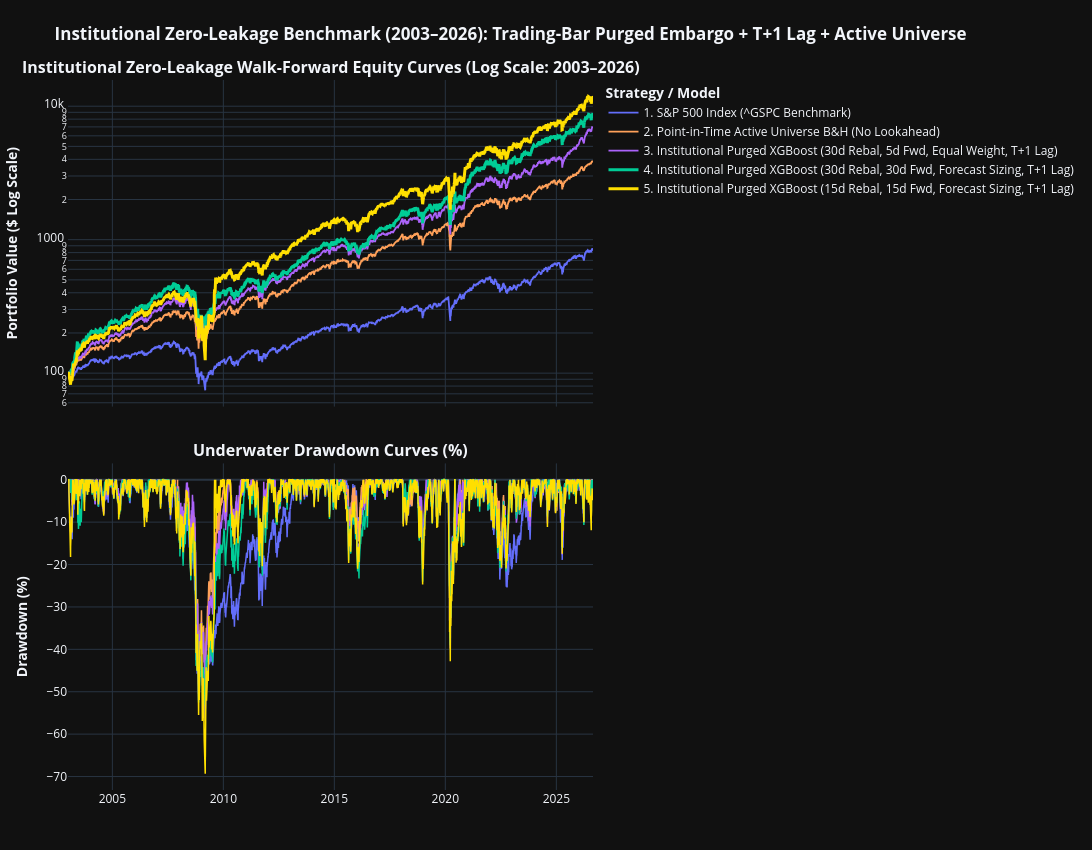

Notebook code cell kept with this figure:
### Markdown cell above
## 5. Interactive Visualizer (Log Scale: 2003–2026) & Underwater Drawdowns

### Code cell
fig = make_subplots(rows=2, cols=1, shared_xaxes=True, vertical_spacing=0.08,
                    subplot_titles=('<b>Institutional Zero-Leakage Walk-Forward Equity Curves (Log Scale: 2003–2026)</b>',
                                    '<b>Underwater Drawdown Curves (%)</b>'))

palette = [
    '#636EFA',  # 1. SP500
    '#FFA15A',  # 2. Active Universe B&H
    '#AB63FA',  # 3. Purged 30_5
    '#00CC96',  # 4. Purged 30_30 (Hero 1)
    '#FFDF00'   # 5. Purged 15_15 (Hero 2)
]

for idx, (name, s) in enumerate(curves.items()):
    c = palette[idx % len(palette)]
    is_hero = ('4.' in name or '5.' in name)
    fig.add_trace(go.Scatter(
        x=df_master_curves['date'], y=s, name=name,
        line=dict(color=c, width=3.0 if is_hero else 1.8)
    ), row=1, col=1)
    
    dd = ((s - s.cummax()) / s.cummax()) * 100.0
    fig.add_trace(go.Scatter(
        x=df_master_curves['date'], y=dd, name=f"{name} DD", showlegend=False,
        line=dict(color=c, width=1.5)
    ), row=2, col=1)

fig.update_yaxes(type="log", row=1, col=1, title="<b>Portfolio Value ($ Log Scale)</b>")
fig.update_yaxes(row=2, col=1, title="<b>Drawdown (%)</b>")

fig.update_layout(
    template='plotly_dark', width=1200, height=850,
    title='<b>Institutional Zero-Leakage Benchmark (2003–2026): Trading-Bar Purged Embargo + T+1 Lag + Active Universe</b>',
    margin=dict(l=60, r=320, t=80, b=60),
    legend=dict(orientation='v', yanchor='top', y=1.0, xanchor='left', x=1.02, title=dict(text='<b>Strategy / Model</b>'))
)
fig.show()

### Figure 1 — Plotly figure (JSON) as saved in the notebook; plotly's stock layout.template omitted (floating-point values rounded to 4 significant figures; data arrays with more than 128 entries replaced by an {"elided": "..."} marker saying what was removed)
{"data": [{"line": {"color": "#636EFA", "width": 1.8}, "name": "1. S&P 500 Index (^GSPC Benchmark)", "type": "scatter", "x": {"elided": "5951 str values"}, "xaxis": "x", "y": {"elided": "5951 float values"}, "yaxis": "y"}, {"line": {"color": "#636EFA", "width": 1.5}, "name": "1. S&P 500 Index (^GSPC Benchmark) DD", "showlegend": false, "type": "scatter", "x": {"elided": "5951 str values"}, "xaxis": "x2", "y": {"elided": "5951 float values"}, "yaxis": "y2"}, {"line": {"color": "#FFA15A", "width": 1.8}, "name": "2. Point-in-Time Active Universe B&H (No Lookahead)", "type": "scatter", "x": {"elided": "5951 str values"}, "xaxis": "x", "y": {"elided": "5951 float values"}, "yaxis": "y"}, {"line": {"color": "#FFA15A", "width": 1.5}, "name": "2. Point-in-Time Active Universe B&H (No Lookahead) DD", "showlegend": false, "type": "scatter", "x": {"elided": "5951 str values"}, "xaxis": "x2", "y": {"elided": "5951 float values"}, "yaxis": "y2"}, {"line": {"color": "#AB63FA", "width": 1.8}, "name": "3. Institutional Purged XGBoost (30d Rebal, 5d Fwd, Equal Weight, T+1 Lag)", "type": "scatter", "x": {"elided": "5951 str values"}, "xaxis": "x", "y": {"elided": "5951 float values"}, "yaxis": "y"}, {"line": {"color": "#AB63FA", "width": 1.5}, "name": "3. Institutional Purged XGBoost (30d Rebal, 5d Fwd, Equal Weight, T+1 Lag) DD", "showlegend": false, "type": "scatter", "x": {"elided": "5951 str values"}, "xaxis": "x2", "y": {"elided": "5951 float values"}, "yaxis": "y2"}, {"line": {"color": "#00CC96", "width": 3.0}, "name": "4. Institutional Purged XGBoost (30d Rebal, 30d Fwd, Forecast Sizing, T+1 Lag)", "type": "scatter", "x": {"elided": "5951 str values"}, "xaxis": "x", "y": {"elided": "5951 float values"}, "yaxis": "y"}, {"line": {"color": "#00CC96", "width": 1.5}, "name": "4. Institutional Purged XGBoost (30d Rebal, 30d Fwd, Forecast Sizing, T+1 Lag) DD", "showlegend": false, "type": "scatter", "x": {"elided": "5951 str values"}, "xaxis": "x2", "y": {"elided": "5951 float values"}, "yaxis": "y2"}, {"line": {"color": "#FFDF00", "width": 3.0}, "name": "5. Institutional Purged XGBoost (15d Rebal, 15d Fwd, Forecast Sizing, T+1 Lag)", "type": "scatter", "x": {"elided": "5951 str values"}, "xaxis": "x", "y": {"elided": "5951 float values"}, "yaxis": "y"}, {"line": {"color": "#FFDF00", "width": 1.5}, "name": "5. Institutional Purged XGBoost (15d Rebal, 15d Fwd, Forecast Sizing, T+1 Lag) DD", "showlegend": false, "type": "scatter", "x": {"elided": "5951 str values"}, "xaxis": "x2", "y": {"elided": "5951 float values"}, "yaxis": "y2"}], "layout": {"annotations": [{"font": {"size": 16}, "showarrow": false, "text": "<b>Institutional Zero-Leakage Walk-Forward Equity Curves (Log Scale: 2003–2026)</b>", "x": 0.5, "xanchor": "center", "xref": "paper", "y": 1.0, "yanchor": "bottom", "yref": "paper"}, {"font": {"size": 16}, "showarrow": false, "text": "<b>Underwater Drawdown Curves (%)</b>", "x": 0.5, "xanchor": "center", "xref": "paper", "y": 0.46, "yanchor": "bottom", "yref": "paper"}], "height": 850, "legend": {"orientation": "v", "title": {"text": "<b>Strategy / Model</b>"}, "x": 1.02, "xanchor": "left", "y": 1.0, "yanchor": "top"}, "margin": {"b": 60, "l": 60, "r": 320, "t": 80}, "title": {"text": "<b>Institutional Zero-Leakage Benchmark (2003–2026): Trading-Bar Purged Embargo + T+1 Lag + Active Universe</b>"}, "width": 1200, "xaxis": {"anchor": "y", "domain": [0.0, 1.0], "matches": "x2", "showticklabels": false}, "xaxis2": {"anchor": "y2", "domain": [0.0, 1.0]}, "yaxis": {"anchor": "x", "domain": [0.54, 1.0], "title": {"text": "<b>Portfolio Value ($ Log Scale)</b>"}, "type": "log"}, "yaxis2": {"anchor": "x2", "domain": [0.0, 0.46], "title": {"text": "<b>Drawdown (%)</b>"}}}}
